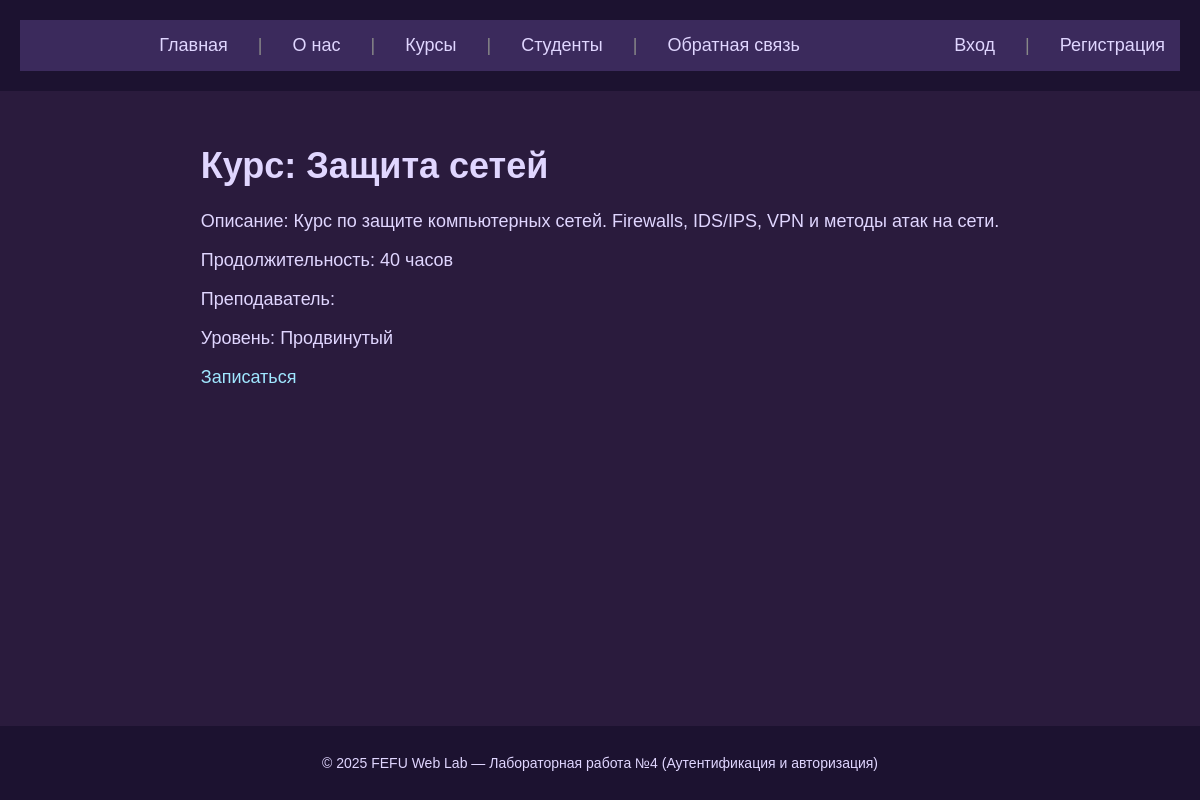
The app's page /course/network-defense/, older data.
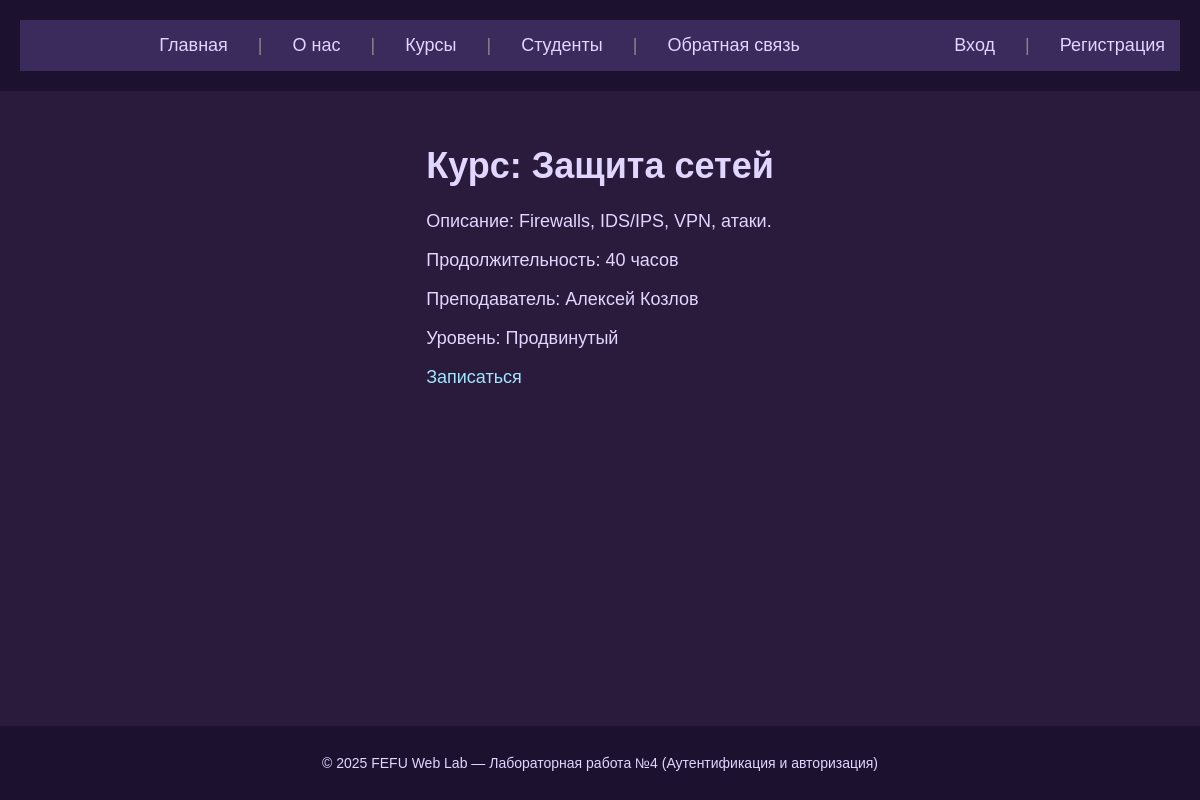
The same page, newer data.
### fefu_lab/models.py (models this page shows, shortened)
class Course(models.Model):
    LEVEL_CHOICES = [
        ('BEGINNER', 'Начальный'),
        ('INTERMEDIATE', 'Средний'),
        ('ADVANCED', 'Продвинутый'),
    ]
    title = models.CharField(max_length=200, unique=True, verbose_name='Название')
    slug = models.SlugField(max_length=200, unique=True, verbose_name='Slug')
    description = models.TextField(verbose_name='Описание')
    duration = models.PositiveIntegerField(verbose_name='Продолжительность (часы)')
    instructor = models.ForeignKey(
        Instructor,
        on_delete=models.SET_NULL,
        null=True,
        blank=True,
        related_name='courses',
        verbose_name='Преподаватель'
    )
    level = models.CharField(max_length=12, choices=LEVEL_CHOICES, default='BEGINNER', verbose_name='Уровень')
    is_active = models.BooleanField(default=True, verbose_name='Активен')
    created_at = models.DateTimeField(auto_now_add=True)
    class Meta:
        verbose_name = 'Курс'
        verbose_name_plural = 'Курсы'
        ordering = ['title']

class Instructor(models.Model):
    user = models.OneToOneField(
        User,
        on_delete=models.CASCADE,
        related_name='instructor_profile',
        verbose_name='Преподаватель'
    )
    specialization = models.CharField(max_length=100, blank=True, verbose_name='Специализация')
    degree = models.CharField(max_length=100, blank=True, verbose_name='Учёная степень')
    is_active = models.BooleanField(default=True, verbose_name='Активен')
    class Meta:
        verbose_name = 'Преподаватель'
        verbose_name_plural = 'Преподаватели'
    @property
    def full_name(self):
        return self.user.get_full_name()

### fefu_lab/views.py (the view)
# urls.py: path('course/<slug:course_slug>/', views.CourseView.as_view(), name='course'),
class CourseView(View):
    def get(self, request, course_slug):
        course = get_object_or_404(Course, slug=course_slug, is_active=True)
        return render(request, 'fefu_lab/course_detail.html', {'course': course})

### fefu_lab/templates/fefu_lab/course_detail.html (shortened to what this page needs)
{% extends 'fefu_lab/base.html' %}
{% block content %}
<h1>Курс: {{ course.title }}</h1>
<p>Описание: {{ course.description }}</p>
<p>Продолжительность: {{ course.duration }} часов</p>
<p>Преподаватель: {% if course.instructor %}{{ course.instructor.full_name }}{% else %}Не назначен{% endif %}</p>
<p>Уровень: {{ course.get_level_display }}</p>
<a href="{% url 'enroll_course' course.slug %}">Записаться</a>
{% endblock %}

Row changes from the older to the newer data that the page shows:
changed Course "Защита сетей": description "Курс по защите компьютерных сетей. Firewalls, IDS/IPS, VPN и методы атак на сети." → "Firewalls, IDS/IPS, VPN, атаки."; instructor.full_name (not shown) → "Алексей Козлов"
